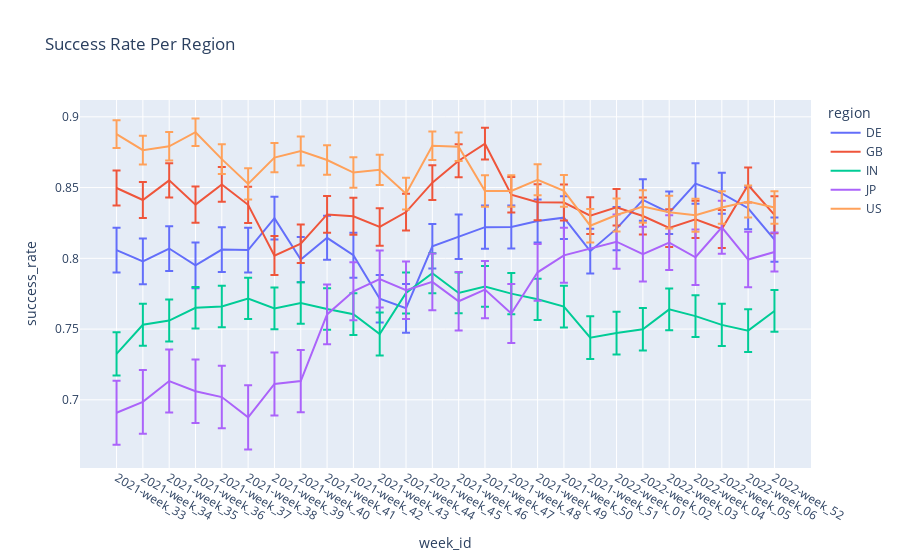

The notebook cell saved with this chart:
### Code cell
px.line(ad_week_region_success, x = 'week_id', y = 'success_rate', \
        error_y = ad_week_region_success.success_CI_high - ad_week_region_success.success_rate, \
        color = 'region', height = 600 ,title = "Success Rate Per Region")

### Figure 1 — Plotly figure (JSON) as saved in the notebook; plotly's stock layout.template omitted (floating-point values rounded to 4 significant figures)
{"data": [{"error_y": {"array": [0.01585, 0.01621, 0.01582, 0.01615, 0.01581, 0.01583, 0.01507, 0.01604, 0.01556, 0.01595, 0.01681, 0.01723, 0.01574, 0.01568, 0.01529, 0.01524, 0.01522, 0.01506, 0.01582, 0.01533, 0.01464, 0.01502, 0.01428, 0.0145, 0.01478, 0.01566]}, "hovertemplate": "region=DE<br>week_id=%{x}<br>success_rate=%{y}<extra></extra>", "legendgroup": "DE", "line": {"color": "#636efa", "dash": "solid"}, "marker": {"symbol": "circle"}, "mode": "lines", "name": "DE", "orientation": "v", "showlegend": true, "type": "scatter", "x": ["2021-week_33", "2021-week_34", "2021-week_35", "2021-week_36", "2021-week_37", "2021-week_38", "2021-week_39", "2021-week_40", "2021-week_41", "2021-week_42", "2021-week_43", "2021-week_44", "2021-week_45", "2021-week_46", "2021-week_47", "2021-week_48", "2021-week_49", "2021-week_50", "2021-week_51", "2022-week_01", "2022-week_02", "2022-week_03", "2022-week_04", "2022-week_05", "2022-week_06", "2022-week_52"], "xaxis": "x", "y": [0.8058, 0.7979, 0.8069, 0.7951, 0.8062, 0.8058, 0.8284, 0.7991, 0.8145, 0.8022, 0.7715, 0.7647, 0.8085, 0.8152, 0.822, 0.8222, 0.8264, 0.8288, 0.8051, 0.821, 0.8413, 0.8322, 0.8529, 0.8459, 0.8354, 0.8132], "yaxis": "y"}, {"error_y": {"array": [0.01242, 0.01269, 0.01218, 0.01275, 0.01233, 0.0128, 0.0138, 0.01356, 0.01298, 0.01309, 0.01325, 0.01295, 0.01223, 0.01173, 0.01123, 0.01251, 0.01273, 0.01272, 0.01305, 0.01285, 0.01303, 0.01332, 0.01316, 0.01335, 0.01234, 0.01302]}, "hovertemplate": "region=GB<br>week_id=%{x}<br>success_rate=%{y}<extra></extra>", "legendgroup": "GB", "line": {"color": "#EF553B", "dash": "solid"}, "marker": {"symbol": "circle"}, "mode": "lines", "name": "GB", "orientation": "v", "showlegend": true, "type": "scatter", "x": ["2021-week_33", "2021-week_34", "2021-week_35", "2021-week_36", "2021-week_37", "2021-week_38", "2021-week_39", "2021-week_40", "2021-week_41", "2021-week_42", "2021-week_43", "2021-week_44", "2021-week_45", "2021-week_46", "2021-week_47", "2021-week_48", "2021-week_49", "2021-week_50", "2021-week_51", "2022-week_01", "2022-week_02", "2022-week_03", "2022-week_04", "2022-week_05", "2022-week_06", "2022-week_52"], "xaxis": "x", "y": [0.8497, 0.8412, 0.8551, 0.838, 0.8522, 0.8378, 0.8019, 0.8103, 0.831, 0.8298, 0.8222, 0.8327, 0.8535, 0.869, 0.881, 0.8449, 0.8397, 0.8394, 0.8302, 0.8361, 0.8299, 0.8214, 0.8275, 0.8207, 0.8519, 0.8308], "yaxis": "y"}, {"error_y": {"array": [0.01535, 0.0149, 0.01486, 0.01466, 0.01471, 0.0146, 0.01467, 0.01464, 0.01468, 0.01476, 0.01513, 0.01452, 0.01412, 0.01439, 0.0144, 0.0146, 0.01458, 0.01469, 0.01508, 0.0151, 0.01499, 0.0147, 0.0147, 0.01494, 0.01505, 0.01478]}, "hovertemplate": "region=IN<br>week_id=%{x}<br>success_rate=%{y}<extra></extra>", "legendgroup": "IN", "line": {"color": "#00cc96", "dash": "solid"}, "marker": {"symbol": "circle"}, "mode": "lines", "name": "IN", "orientation": "v", "showlegend": true, "type": "scatter", "x": ["2021-week_33", "2021-week_34", "2021-week_35", "2021-week_36", "2021-week_37", "2021-week_38", "2021-week_39", "2021-week_40", "2021-week_41", "2021-week_42", "2021-week_43", "2021-week_44", "2021-week_45", "2021-week_46", "2021-week_47", "2021-week_48", "2021-week_49", "2021-week_50", "2021-week_51", "2022-week_01", "2022-week_02", "2022-week_03", "2022-week_04", "2022-week_05", "2022-week_06", "2022-week_52"], "xaxis": "x", "y": [0.7325, 0.753, 0.756, 0.765, 0.7659, 0.7717, 0.7646, 0.7684, 0.7642, 0.7605, 0.7465, 0.7755, 0.7895, 0.7755, 0.7801, 0.7751, 0.7711, 0.7659, 0.7439, 0.7472, 0.7498, 0.764, 0.7592, 0.753, 0.7489, 0.7628], "yaxis": "y"}, {"error_y": {"array": [0.02257, 0.0225, 0.02231, 0.02241, 0.02212, 0.02276, 0.02226, 0.02204, 0.0211, 0.02042, 0.02014, 0.02031, 0.02004, 0.02071, 0.02018, 0.02081, 0.02011, 0.01946, 0.01917, 0.01941, 0.01932, 0.01966, 0.01872, 0.01962, 0.01378]}, "hovertemplate": "region=JP<br>week_id=%{x}<br>success_rate=%{y}<extra></extra>", "legendgroup": "JP", "line": {"color": "#ab63fa", "dash": "solid"}, "marker": {"symbol": "circle"}, "mode": "lines", "name": "JP", "orientation": "v", "showlegend": true, "type": "scatter", "x": ["2021-week_33", "2021-week_34", "2021-week_35", "2021-week_36", "2021-week_37", "2021-week_38", "2021-week_39", "2021-week_40", "2021-week_41", "2021-week_42", "2021-week_43", "2021-week_44", "2021-week_45", "2021-week_46", "2021-week_47", "2021-week_48", "2021-week_49", "2021-week_50", "2022-week_01", "2022-week_02", "2022-week_03", "2022-week_04", "2022-week_05", "2022-week_06", "2022-week_52"], "xaxis": "x", "y": [0.6909, 0.6986, 0.7133, 0.7061, 0.7019, 0.6876, 0.7112, 0.7132, 0.7603, 0.7767, 0.7854, 0.7774, 0.7834, 0.7697, 0.7779, 0.761, 0.7901, 0.8021, 0.8118, 0.803, 0.8112, 0.8008, 0.8219, 0.7991, 0.8045], "yaxis": "y"}, {"error_y": {"array": [0.009815, 0.01019, 0.01012, 0.009758, 0.01045, 0.011, 0.01039, 0.01024, 0.01045, 0.01073, 0.01068, 0.01121, 0.01009, 0.01012, 0.01115, 0.01112, 0.0109, 0.01115, 0.01183, 0.01161, 0.01144, 0.0116, 0.01163, 0.01148, 0.01137, 0.01148]}, "hovertemplate": "region=US<br>week_id=%{x}<br>success_rate=%{y}<extra></extra>", "legendgroup": "US", "line": {"color": "#FFA15A", "dash": "solid"}, "marker": {"symbol": "circle"}, "mode": "lines", "name": "US", "orientation": "v", "showlegend": true, "type": "scatter", "x": ["2021-week_33", "2021-week_34", "2021-week_35", "2021-week_36", "2021-week_37", "2021-week_38", "2021-week_39", "2021-week_40", "2021-week_41", "2021-week_42", "2021-week_43", "2021-week_44", "2021-week_45", "2021-week_46", "2021-week_47", "2021-week_48", "2021-week_49", "2021-week_50", "2021-week_51", "2022-week_01", "2022-week_02", "2022-week_03", "2022-week_04", "2022-week_05", "2022-week_06", "2022-week_52"], "xaxis": "x", "y": [0.8878, 0.8764, 0.8792, 0.8891, 0.8701, 0.8526, 0.8712, 0.8758, 0.8695, 0.8606, 0.8626, 0.8457, 0.8796, 0.8788, 0.8475, 0.8476, 0.8555, 0.8477, 0.8231, 0.8306, 0.8367, 0.8326, 0.8305, 0.8359, 0.8402, 0.8359], "yaxis": "y"}], "layout": {"autosize": true, "legend": {"title": {"text": "region"}, "tracegroupgap": 0}, "title": {"text": "Success Rate Per Region"}, "xaxis": {"anchor": "y", "autorange": true, "domain": [0, 1], "range": [-1.389, 26.39], "title": {"text": "week_id"}, "type": "category"}, "yaxis": {"anchor": "x", "autorange": true, "domain": [0, 1], "range": [0.6518, 0.9119], "title": {"text": "success_rate"}, "type": "linear"}}}
